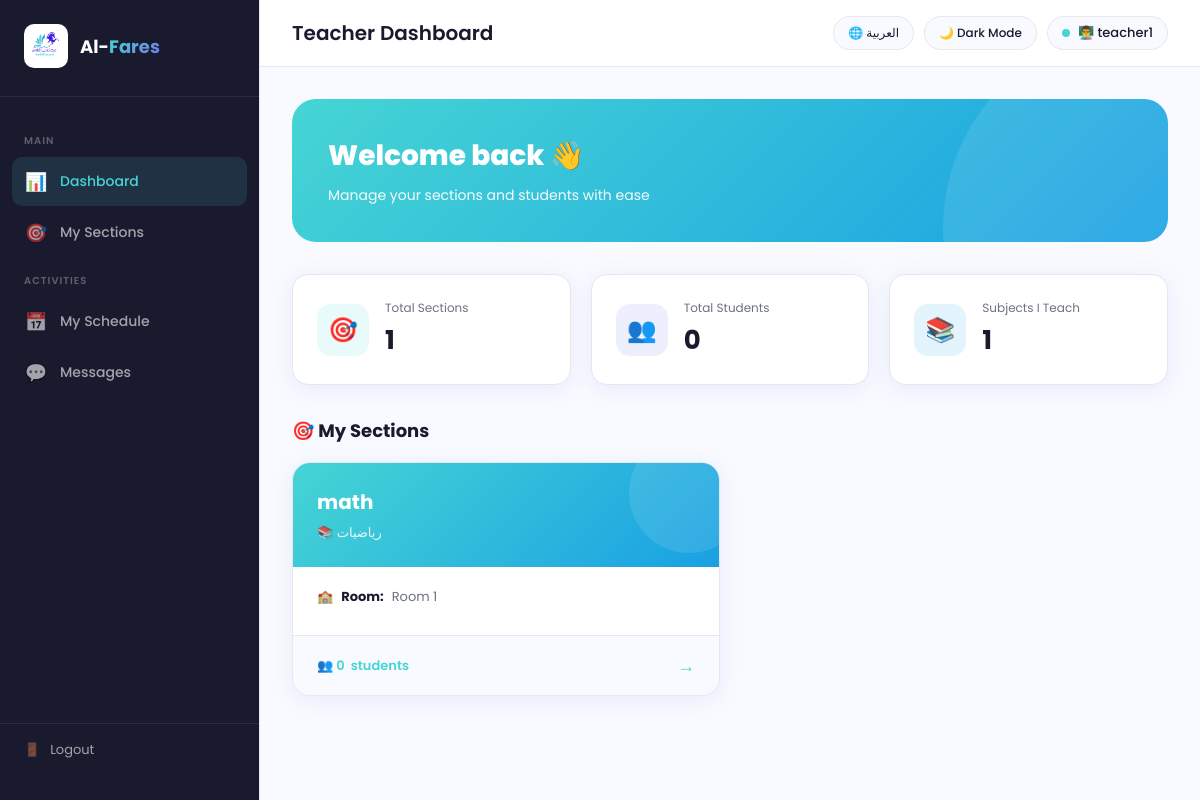
The app's page /teacher (signed in) with its own data.
### tables this page shows
CREATE TABLE Sections (
            Section_ID INTEGER PRIMARY KEY AUTOINCREMENT,
            Section_Name TEXT NOT NULL,
            Subject_ID INTEGER,
            Teacher_ID INTEGER,
            Class_ID INTEGER,
            Gender TEXT,
            Period_Type TEXT,
            FOREIGN KEY (Subject_ID) REFERENCES Subjects(Subject_ID),
            FOREIGN KEY (Teacher_ID) REFERENCES Teachers(Teacher_ID),
            FOREIGN KEY (Class_ID) REFERENCES Classes(Class_ID)
        );

CREATE TABLE Subjects (
            Subject_ID INTEGER PRIMARY KEY AUTOINCREMENT,
            Subject_Name TEXT NOT NULL,
            Credit_Hours INTEGER
        );

CREATE TABLE Classes (
            Class_ID INTEGER PRIMARY KEY AUTOINCREMENT,
            Room_Number TEXT,
            Capacity INTEGER
        );

### app.py (the view)
@app.route('/teacher')
def teacher_dashboard():
    if session.get('role') != 'Teacher':
        return redirect('/login')
    user_id = session.get('user_id')
    conn = get_db()
    teacher = conn.execute(
        'SELECT Teacher_ID FROM Teachers WHERE User_ID = ?', (user_id,)
    ).fetchone()
    if not teacher:
        conn.close()
        return "Teacher profile not found"
    teacher_id = teacher['Teacher_ID']
    sections = conn.execute('''
        SELECT s.*, sub.Subject_Name, c.Room_Number,
               (SELECT COUNT(*) FROM Enrollments WHERE Section_ID = s.Section_ID) AS student_count
        FROM Sections s
        LEFT JOIN Subjects sub ON s.Subject_ID = sub.Subject_ID
        LEFT JOIN Classes c ON s.Class_ID = c.Class_ID
        WHERE s.Teacher_ID = ?
    ''', (teacher_id,)).fetchall()
    conn.close()
    return render_template('teacher_dashboard.html', sections=sections)

### database.py (called while the page is built)
def get_db():
    conn = sqlite3.connect('alfares.db')
    conn.row_factory = sqlite3.Row
    return conn

### templates/teacher_dashboard.html (shortened to what this page needs)
<!DOCTYPE html>
<html lang="en" dir="ltr" data-theme="light">
<head>
</head>
<body>
  <aside class="sidebar">
    <div class="sidebar-logo">
      <img src="/static/logo.png" alt="logo">
      <h2>Al-<span>Fares</span></h2>
    </div>
    <nav class="sidebar-menu">
      <div class="menu-label" data-ar="الرئيسية" data-en="Main">Main</div>
      <a class="menu-item active" href="/teacher">
        <span class="icon">📊</span> <span data-ar="لوحة التحكم" data-en="Dashboard">Dashboard</span>
      </a>
      <a class="menu-item" href="/teacher">
        <span class="icon">🎯</span> <span data-ar="شعبي" data-en="My Sections">My Sections</span>
      </a>
      <div class="menu-label" data-ar="الأنشطة" data-en="Activities">Activities</div>
      <a class="menu-item" href="/teacher/schedule">
  <span class="icon">📅</span> <span data-ar="جدولي" data-en="My Schedule">My Schedule</span>
</a>
      <a class="menu-item" href="/teacher/messages">
  <span class="icon">💬</span> <span data-ar="الرسائل" data-en="Messages">Messages</span>
</a>
    </nav>
    <div class="sidebar-footer">
      <a href="/logout" class="logout-btn">
        <span>🚪</span> <span data-ar="تسجيل الخروج" data-en="Logout">Logout</span>
      </a>
    </div>
  </aside>
  <div class="main">
    <div class="topbar">
      <h1 id="page-title">Teacher Dashboard</h1>
      <div class="topbar-right">
        <button class="top-btn" onclick="toggleLang()" id="lang-btn">🌐 العربية</button>
        <button class="top-btn" onclick="toggleTheme()" id="theme-btn">🌙 Dark Mode</button>
        <div class="user-badge">
          <div class="badge-dot"></div>
          👨‍🏫 {{ session.full_name }}
        </div>
      </div>
    </div>
    <div class="content">
      <div class="welcome-card">
        <h2 data-ar="أهلاً بك 👋" data-en="Welcome back 👋">Welcome back 👋</h2>
        <p data-ar="إدارة شعبك وطلابك بكل سهولة" data-en="Manage your sections and students with ease">Manage your sections and students with ease</p>
      </div>
      <div class="stats-grid">
        <div class="stat-card">
          <div class="stat-icon teal">🎯</div>
          <div class="stat-info">
            <p data-ar="إجمالي الشعب" data-en="Total Sections">Total Sections</p>
            <h3>{{ sections|length }}</h3>
          </div>
        </div>
        <div class="stat-card">
          <div class="stat-icon purple">👥</div>
          <div class="stat-info">
            <p data-ar="إجمالي الطلاب" data-en="Total Students">Total Students</p>
            <h3>{% set total = namespace(value=0) %}{% for s in sections %}{% set total.value = total.value + s.student_count %}{% endfor %}{{ total.value }}</h3>
          </div>
        </div>
        <div class="stat-card">
          <div class="stat-icon blue">📚</div>
          <div class="stat-info">
            <p data-ar="المواد التي أدرسها" data-en="Subjects I Teach">Subjects I Teach</p>
            <h3>{{ sections|map(attribute='Subject_Name')|unique|list|length }}</h3>
          </div>
        </div>
      </div>
      <h2 class="section-title" data-ar="🎯 شعبي" data-en="🎯 My Sections">🎯 My Sections</h2>
      <div class="sections-grid">
        {% for s in sections %}
        <a class="section-card" href="/teacher/section/{{ s.Section_ID }}">
          <div class="section-header">
            <h3>{{ s.Section_Name }}</h3>
            <div class="subject">📚 {{ s.Subject_Name or 'N/A' }}</div>
          </div>
          <div class="section-body">
            <div class="section-info-row">
              🏫 <strong data-ar="القاعة:" data-en="Room:">Room:</strong> {{ s.Room_Number or 'N/A' }}
            </div>
          </div>
          <div class="section-footer">
            <div class="student-count">
              👥 {{ s.student_count }} <span data-ar="طالب" data-en="students">students</span>
            </div>
            <span class="open-arrow">→</span>
          </div>
        </a>
        {% else %}
        <div class="empty-state">
          <div class="icon">🎯</div>
          <p data-ar="لم يتم تخصيص شعب لك بعد. تواصل مع المدير." data-en="No sections assigned yet. Contact the admin.">No sections assigned yet. Contact the admin.</p>
        </div>
        {% endfor %}
      </div>
    </div>
  </div>
</body>
</html>

### records on screen
Sections: Section_Name "math", Subject_Name "رياضيات", Room_Number "Room 1", student_count "0"

### other values on screen
{{ session.full_name }} "teacher1"
{{ sections|length }} "1"
{{ total.value }} "0"
{{ sections|map(attribute='Subject_Name')|unique|list|length }} "1"
